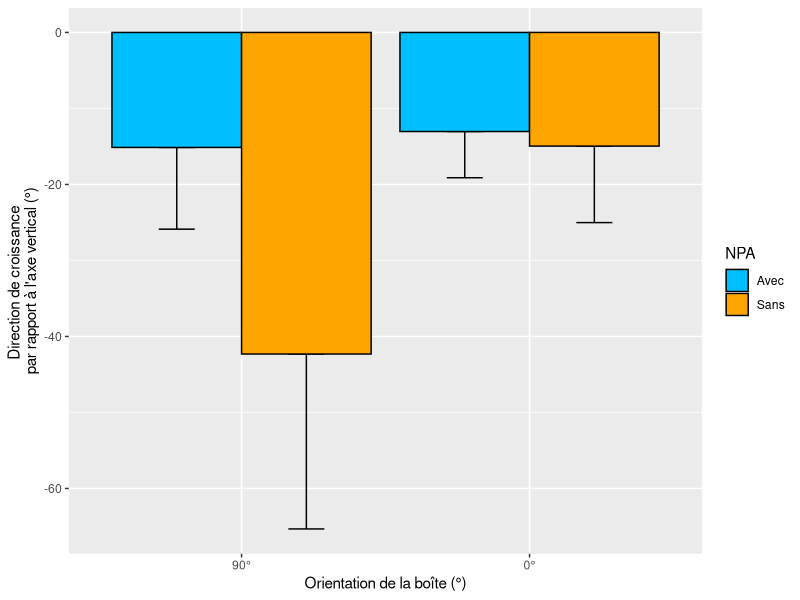
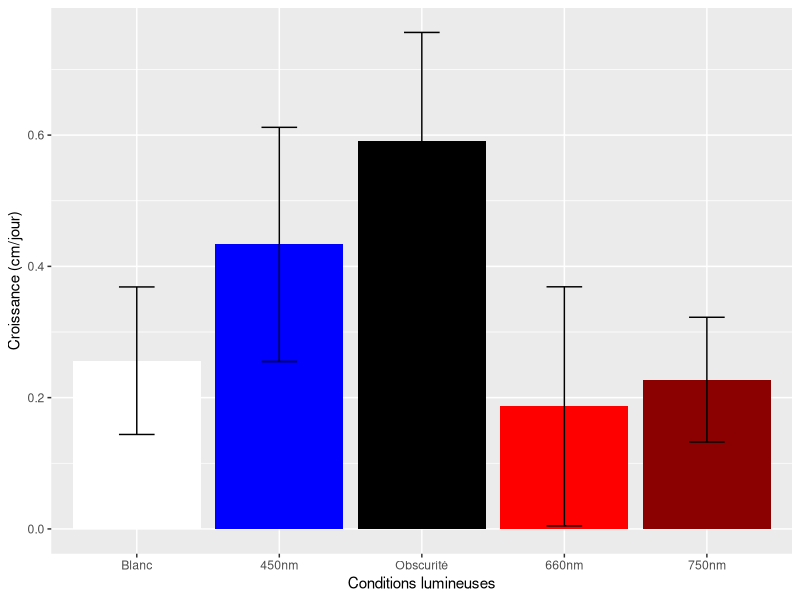
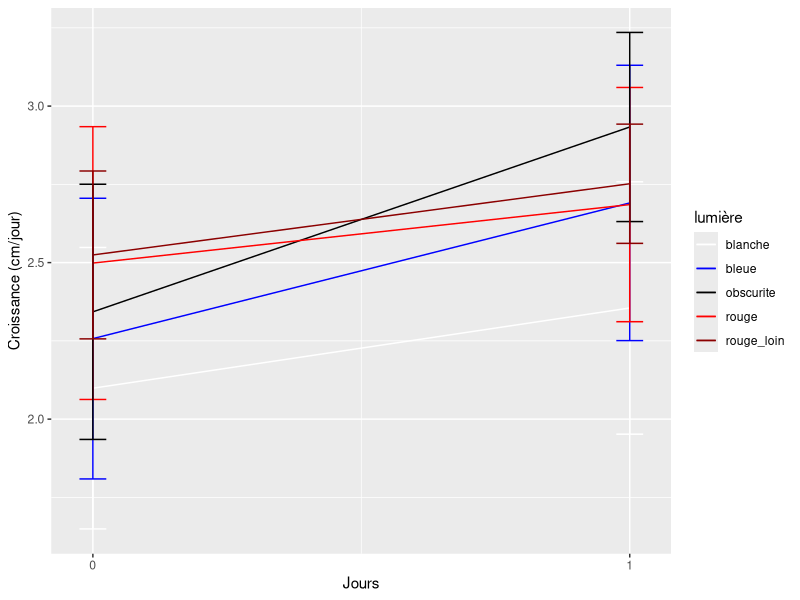
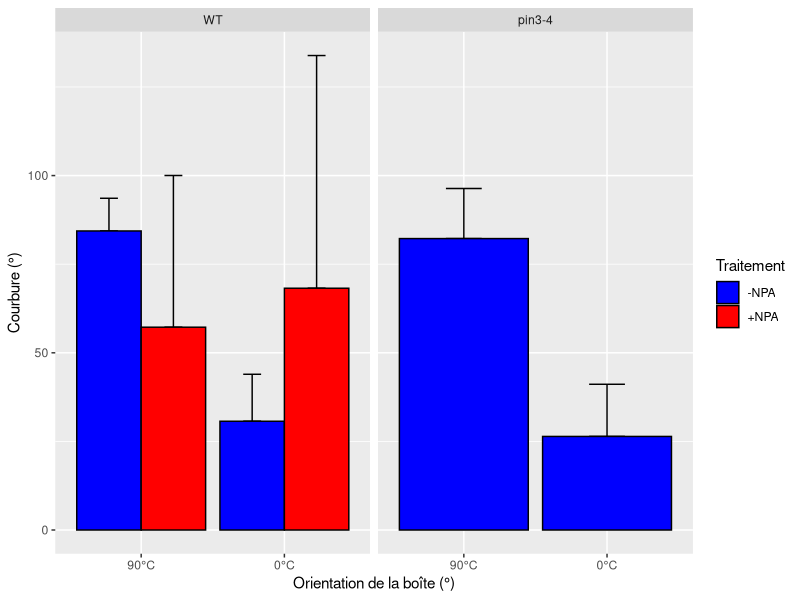
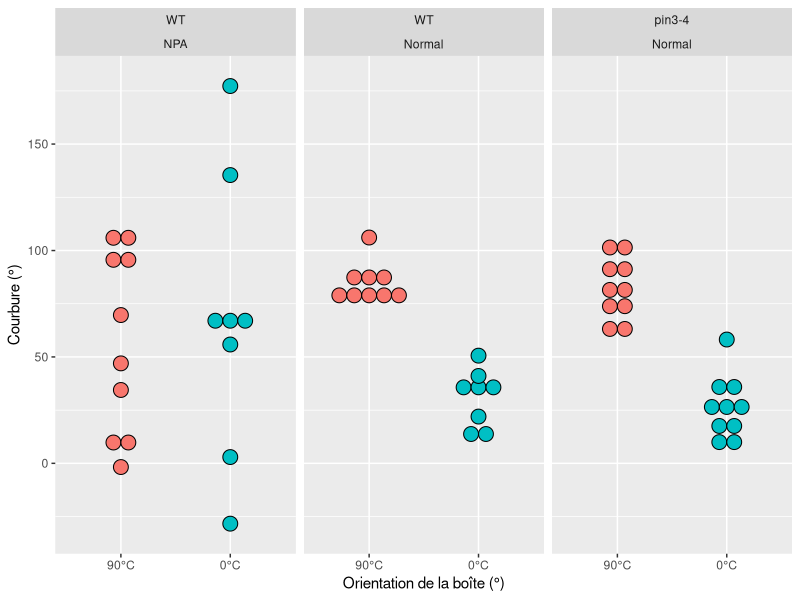

Write R code to recreate these figures, in order.
## ---- chunk 1
# Installation d'une librairie pour la production de graphiques`
# install.packages("ggplot2")
library(ggplot2)
# Installation d'une librairie pour la gestion des données tabulaires
# install.packages("data.table")
library(data.table)
## ---- chunk 2
# Lecture des données csv, méthode de r-base
# data1 <- read.table(file = "student1/resulat.csv", header = TRUE, sep = ",")
# data2 <- read.table(file = "student2/Donneesgravitropisme - Copie.csv", header = TRUE, sep = ";")

# Lecture des données csv, méthode data.table
data1 <- fread(input = "student1/resulat.csv")
data2 <- fread(input = "student2/gravi.csv")
## ---- chunk 3
## Mise en forme des données, méthode r-base ######################################################
## Calcul de la différence de longueur entre le jour 0 et le jour 1
# difference  <- aggregate(longueur ~ plante + lumière, data1, "diff")

## Calcul de le moyenne et de l'écart-type de ces nouvelles données
# sd             <- aggregate(longueur ~ lumière, difference, "sd")
# colnames(sd)   <- c("lumière", "sd") # renommage des colonnes pour faciliter le 'merge' à venir
# mean           <- aggregate(longueur ~ lumière, difference, "mean")
# colnames(mean) <- c("lumière", "mean") # renommage des colonnes pour faciliter le 'merge' à venir

## Création du tableau de synthèse moyenne & écart-type pour chaque condition de lumière
## Les 2 tableaux à 'merger' ont une seule colonne en commun ('lumière'), la commande 'merge'
## fonctionne donc de manière automatique en sélectionnant cette colonne pour fusionner les
## 2 tableaux
# data1.summarized <- merge(mean, sd)
# head(data1.summarized)

# Mise en forme des données, méthode data.table ###################################################
data1.summarized <- data1[,
                          list(diff=longueur[jour==1]-longueur[jour==0]),
                          by=list(plante, lumière)][, 
                                                    list(mean=mean(diff), sd=sd(diff)),
                                                    by=lumière]

data2.summarized <- data2[time == 1,
                          list(direction=mean(angle-180), ecarttype=sd(angle-180)),
                          by=list(Position, NPA)]
## ---- chunk 4
## Mise en forme des données, méthode r-base ######################################################
## Calcul de la direction de croissance au jour 1 et en fonction du traitement NPA et du stimulus
# bending.mean  <- aggregate(angle-180 ~ Position + NPA, data2[data2$time == 1,], "mean")
# colnames(bending.mean) <- c("Position", "NPA", "mean")
# bending.sd  <- aggregate(angle-180 ~ Position + NPA, data2[data2$time == 1,], "sd")
# colnames(bending.sd) <- c("Position", "NPA", "sd")
# 
# bending <- merge(bending.mean, bending.sd)

bending <- data2[time == 1, 
                 list(mean=mean(angle-180), sd=sd(angle-180)),
                 by=list(Position, NPA)]

# Définition des paramètres principaux du graphique
g  <- ggplot(data = bending, mapping = aes(x = Position, y = mean, fill = NPA))

# Création du graphique
g.basic <- g + 
  geom_errorbar(width=.25, aes(ymin=mean-sd, ymax=mean),  # ajout des écart-types
                position=position_dodge(.9)) + # re-positionnement correct des barres d'erreur
  geom_bar(stat = "identity", position = position_dodge(), color = "black") # choix d'un barplot

# g.basic

# Amélioration du graphique
g.improved <- g.basic +
  scale_fill_manual(values = c("deepskyblue", "orange")) + # re-définition des couleurs des barres
  scale_x_discrete(labels=c("90°", "0°")) + # re-définition des étiquettes de l'axe x
  ylab("Direction de croissance \npar rapport à l'axe vertical (°)") + # Titre axe y
  xlab("Orientation de la boîte (°)")# Titre axe x

g.improved
## ---- chunk 5
# Définition des paramètres principaux du graphique
g  <- ggplot(data = data1.summarized, mapping = aes(x = lumière, y = mean, fill = lumière))

# Création du graphique de type 'barplot'
g.basic <- g + 
  geom_bar(stat = "identity", position = position_dodge()) + # choix d'un barplot
  geom_errorbar(width=.25, aes(ymin=mean-sd, ymax=mean+sd)) # ajout des écart-types

# Amélioration du graphique
g.improved <- g.basic +
  scale_fill_manual(values = c("white","blue", "black", "red", "darkred")) + # re-définition des couleurs des barres
  scale_x_discrete(labels=c("Blanc", "450nm", "Obscurité", "660nm", "750nm")) + # re-définition des étiquettes de l'axe x
  ylab("Croissance (cm/jour)") + # Titre axe y
  xlab("Conditions lumineuses") + # Titre axe x
  guides(fill=FALSE) # Suppression de la légende

g.improved
## ---- chunk 6
# Mise en forme des données
## Calcul de la moyenne de longueur pour chaque jour et condition lumineuse
data.per.day <- data1[,
                      list(mean=mean(longueur), sd=sd(longueur)),
                      by=list(jour, lumière)]

# Définition des paramètres principaux du graphique
g  <- ggplot(data = data.per.day, mapping = aes(x = jour, y = mean, color = lumière))

# Création du graphique de type 'X-Y, lignes'
g.basic <- g + 
  geom_line() + # choix d'un graphique x/y de type ligne
  geom_errorbar(width=.05, aes(ymin=mean-sd, ymax=mean+sd)) # ajout des écart-types

# Amélioration du graphique
g.improved <- g.basic +
  scale_color_manual(values = c("white","blue", "black", "red", "darkred")) + # re-définition des couleurs des barres
  scale_x_continuous(breaks = c(0,1)) + # re-définition des étiquettes de l'axe x
  ylab("Croissance (cm/jour)") + # Titre axe y
  xlab("Jours")

g.improved
## ---- chunk 7
data3   <- fread(input = "student3/data.csv")
data3$stimulus <- factor(data3$stimulus)  # transformation de cette donnée en 'facteurs' pour qu'elle soit
                                          # comprise par ggplot comme un paramètre de regroupement des données

# Définition des paramètres principaux du graphique
# Notez ici l'utilisation de l'argument 'group'
g  <- ggplot(data = data3, mapping = aes(x = stimulus, y = mean, fill = traitement, group = traitement))

# Création du graphique
g.basic <- g + 
  geom_errorbar(width=.25, aes(ymin=mean, ymax=mean+sd),  # ajout des écart-types
                position=position_dodge(.9)) + # re-positionnement correct des barres d'erreur
  geom_bar(stat = "identity", position = position_dodge(0.9), color = "black") # choix d'un barplot

# Séparation du graphique en 2 panneaux sur base du génotype
g.facet <- g.basic +
  facet_grid(. ~ genotype, labeller = labeller(genotype = c(GUS = "WT", PIN = "pin3-4"))) # la paramètre labeller sert au renommage

# Amélioration du graphique
g.improved <- g.facet +
  scale_fill_manual(values = c("blue","red"), name = "Traitement", labels = c("-NPA", "+NPA")) + # paramètres légende
  scale_x_discrete(labels=c("90°C", "0°C")) + # re-définition des étiquettes de l'axe x
  ylab("Courbure (°)") + # Titre axe y
  xlab("Orientation de la boîte (°)") # 

g.improved
## ---- chunk 8
# Il est parfois nécessaire de fixer le type des colonnes qui servent à trier 
# ou regrouper les données sur 'factor'.
# dans le cas présent si vous ne faites pas cela pour la colonne 'stimulus', elle ne pourra pas vous
# servir à paramètrer la couleur des points via l'argument 'fill' de ggplot.
# Une façon de faire est de fixer le type de colonne lors de la lecture 'fread' à l'aide de
# l'argument 'colClasses'
# Notez que ggplot2 considère automatiquement les types 'string' comme des facteurs, raison pour laquelle,
# dans le cas présent, le problème se pose uniquement pour la colonne 'stimulus' dont les valeurs 0 et 90
# sont considérés comme des 'numeric' (ce qu'ils sont) et non automatiquement interprétés comme des facteurs
# par ggplot2.
data4   <- fread(input = "student3/fulldata.csv", colClasses = c("factor", "factor", "factor", "factor", "numeric"))

# Définition des paramètres principaux du graphique
# Notez ici l'utilisation de l'argument 'group'
g  <- ggplot(data = data4, mapping = aes(x = stimulus, y = angle, fill = stimulus))

# Création du graphique
g.basic <- g + 
  geom_dotplot(binaxis = "y", stackdir = "center", binwidth = 7) 

# Séparation du graphique en panneaux sur base du génotype et du traitement
g.facet <- g.basic +
  facet_grid(. ~ Genotype + traitement, labeller = labeller(Genotype = c(GUS = "WT", PIN = "pin3-4"))) # la paramètre labeller sert au renommage

# Amélioration du graphique
g.improved <- g.facet +
  scale_x_discrete(labels=c("90°C", "0°C")) + # re-définition des étiquettes de l'axe x
  ylab("Courbure (°)") + # Titre axe y
  xlab("Orientation de la boîte (°)") + # Titre axe x
  guides(fill=FALSE) # Suppression de la légende

g.improved
